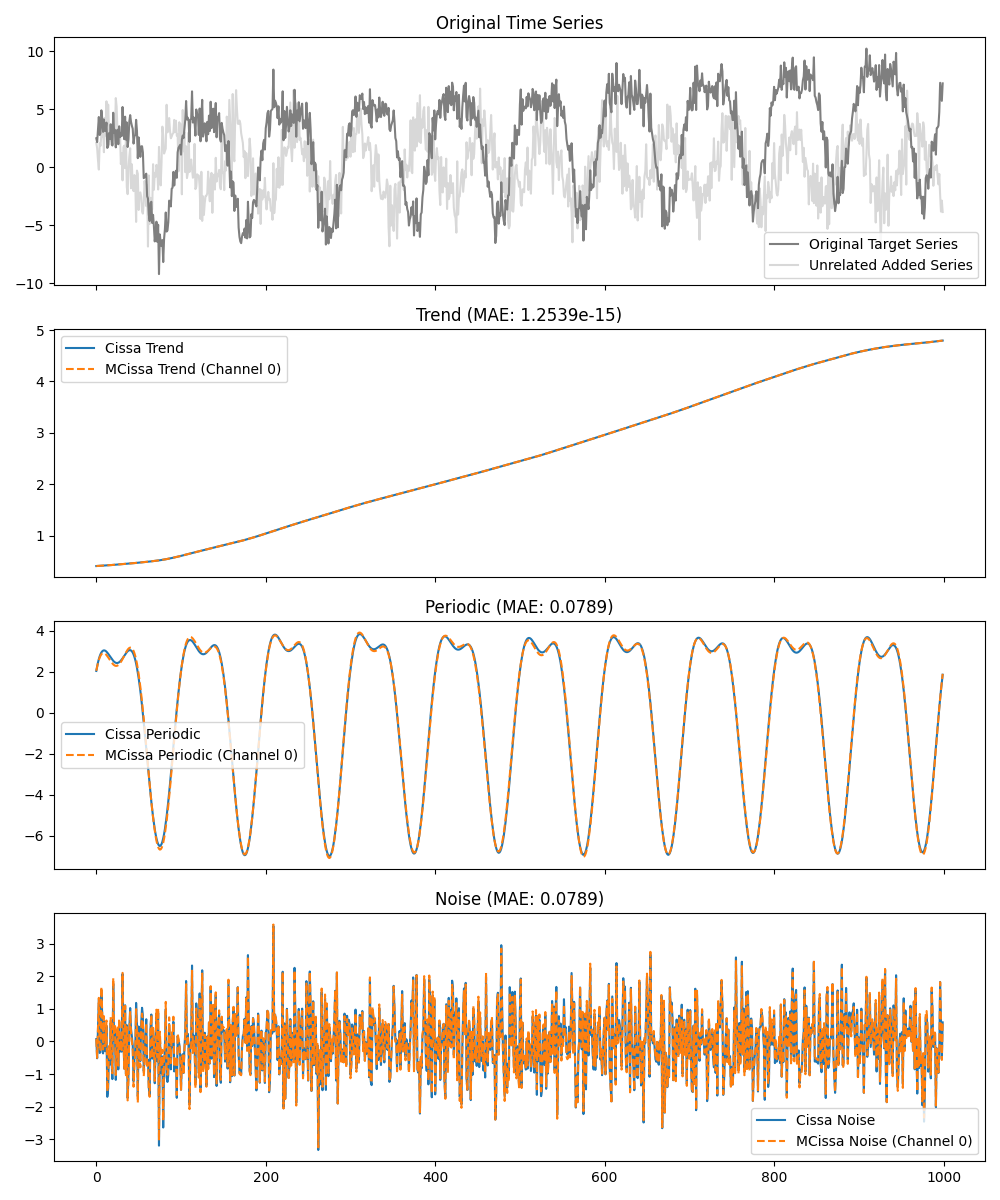

The script that saved this image:
import numpy as np
import matplotlib.pyplot as plt
from pycissa.processing.cissa.cissa import Cissa
from pycissa.processing.mcissa.mcissa import MCissa

# Generate a time series with trend, periodic, and noise
np.random.seed(42)
t = np.arange(0, 1000)
trend = 0.005 * t
periodic = 5 * np.sin(2 * np.pi * t / 100) + 2 * np.cos(2 * np.pi * t / 50)
noise = np.random.normal(0, 1, len(t))
x = trend + periodic + noise

# Add an unrelated time series
unrelated_periodic = 3 * np.sin(2 * np.pi * t / 73)
unrelated_noise = np.random.normal(0, 1.5, len(t))
x2 = unrelated_periodic + unrelated_noise

# Combine into a multivariate time series
X = np.column_stack((x, x2))

# 1. Apply Cissa to the first time series
cissa = Cissa(t, x)
L = 200
cissa.fit(L)
cissa.post_run_monte_carlo_analysis(alpha=0.01)
cissa.post_group_components()
cissa_trend = cissa.x_trend
cissa_periodic = cissa.x_periodic
cissa_noise = cissa.x_noise

cissa_periodic_freqs = cissa.results['cissa']['noise component tests']['periodic_index']

# 2. Apply MCissa to the multivariate time series
mcissa = MCissa(t, X)
mcissa.fit(L)
mcissa.post_run_monte_carlo_analysis(alpha=0.01)
mcissa.post_group_components()

# MCissa grouping results are structured like the original time series: (T, M)
mcissa_trend = mcissa.x_trend[:, 0]
mcissa_periodic = mcissa.x_periodic[:, 0]
mcissa_noise = mcissa.x_noise[:, 0]

mcissa_periodic_freqs = mcissa.results['mcissa']['noise component tests']['periodic_index']

# 3. Quantify the differences
diff_trend = np.mean(np.abs(cissa_trend - mcissa_trend))
diff_periodic = np.mean(np.abs(cissa_periodic - mcissa_periodic))
diff_noise = np.mean(np.abs(cissa_noise - mcissa_noise))

print("=== Comparison between Cissa and MCissa ===")
print("When applying MCissa to a multivariate time series consisting of a target signal and an unrelated signal,")
print("the extraction of the target signal components differs slightly from univariate Cissa because MCissa considers joint spatial significance.")
print("")
print(f"Mean Absolute Difference in Trend:    {diff_trend:.4e}")
print(f"Mean Absolute Difference in Periodic: {diff_periodic:.4f}")
print(f"Mean Absolute Difference in Noise:    {diff_noise:.4f}")

print(f"\nCissa periodic frequencies:  {cissa_periodic_freqs}")
print(f"MCissa periodic frequencies: {mcissa_periodic_freqs}")

# Plotting the results
fig, axs = plt.subplots(4, 1, figsize=(10, 12), sharex=True)

axs[0].plot(t, x, label='Original Target Series', color='k', alpha=0.5)
axs[0].plot(t, x2, label='Unrelated Added Series', color='gray', alpha=0.3)
axs[0].set_title('Original Time Series')
axs[0].legend()

axs[1].plot(t, cissa_trend, label='Cissa Trend', linestyle='-')
axs[1].plot(t, mcissa_trend, label='MCissa Trend (Channel 0)', linestyle='--')
axs[1].set_title(f'Trend (MAE: {diff_trend:.4e})')
axs[1].legend()

axs[2].plot(t, cissa_periodic, label='Cissa Periodic', linestyle='-')
axs[2].plot(t, mcissa_periodic, label='MCissa Periodic (Channel 0)', linestyle='--')
axs[2].set_title(f'Periodic (MAE: {diff_periodic:.4f})')
axs[2].legend()

axs[3].plot(t, cissa_noise, label='Cissa Noise', linestyle='-')
axs[3].plot(t, mcissa_noise, label='MCissa Noise (Channel 0)', linestyle='--')
axs[3].set_title(f'Noise (MAE: {diff_noise:.4f})')
axs[3].legend()

plt.tight_layout()
plt.savefig('examples/mcissa_benchmarks/mcissa_vs_cissa_unrelated.png')
print("Saved plot to examples/mcissa_benchmarks/mcissa_vs_cissa_unrelated.png")
